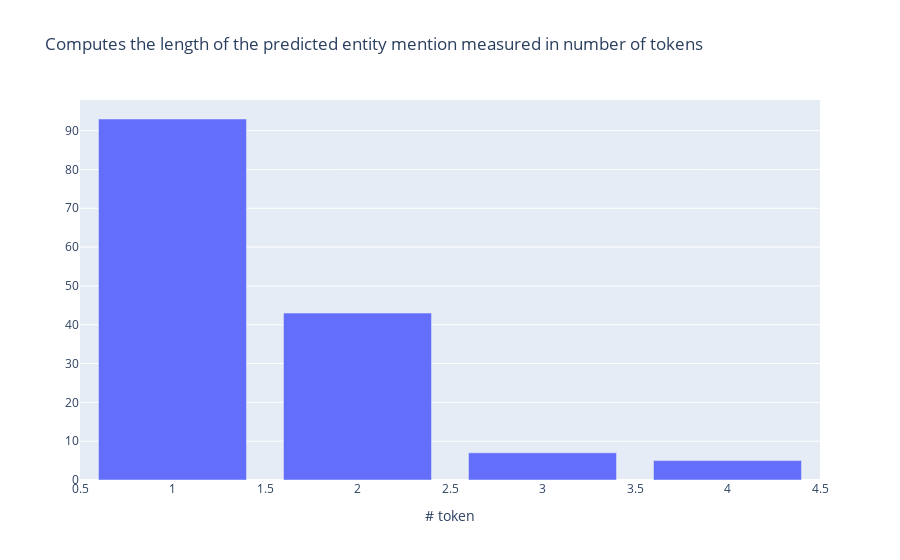

Notebook code cell kept with this figure:
### Code cell
from argilla.metrics.token_classification import mention_length

mention_length(name="spacy_sm_wnut17").visualize()

### Figure 1 — Plotly figure (JSON) as saved in the notebook; plotly's stock layout.template omitted (floating-point values rounded to 4 significant figures)
{"data": [{"type": "bar", "x": [1, 2, 3, 4], "y": [93, 43, 7, 5]}], "layout": {"autosize": true, "title": {"text": "Computes the length of the predicted entity mention measured in number of tokens"}, "xaxis": {"autorange": true, "range": [0.5, 4.5], "title": {"text": "# token"}, "type": "linear"}, "yaxis": {"autorange": true, "range": [0, 97.89], "title": {"text": ""}, "type": "linear"}}}
